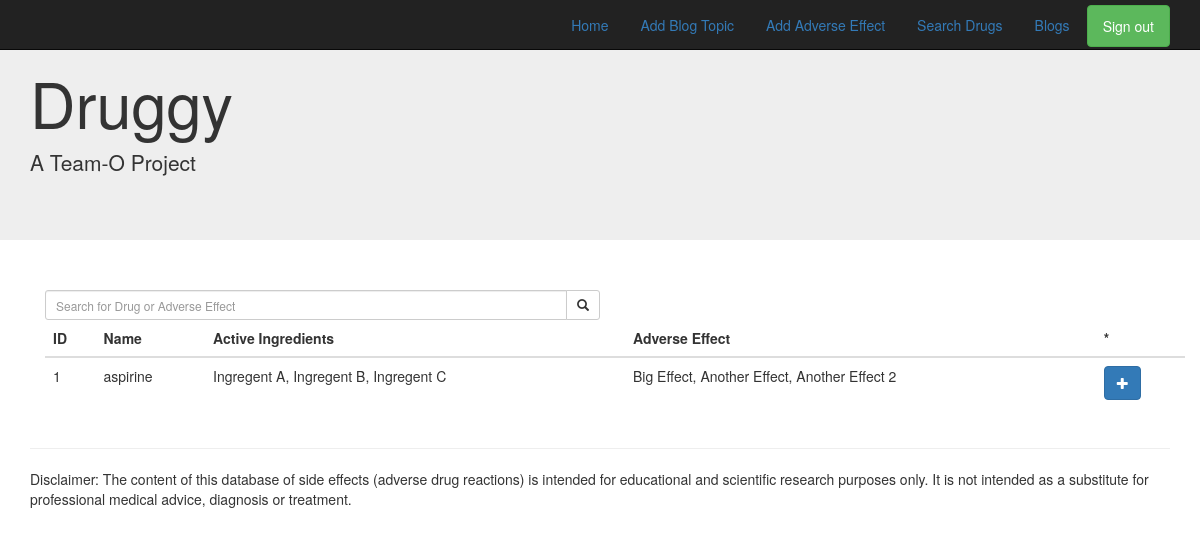
Screenshot of /drug/list/ (signed in) with the database file from the repository.
### adverse_effects/models.py (models this page shows, shortened)
class Drug(models.Model):
    drugname = models.CharField(max_length=50)
    activeingredients = models.ManyToManyField(ActiveIngredient, default=None, blank=True)

class ActiveIngredient(models.Model):
    name = models.CharField(max_length=120)
    def __str__(self):
        return format(self.name)

class AdverseEffect(models.Model):
    drug = models.ForeignKey(Drug, on_delete=models.CASCADE)
    name = models.CharField(max_length=50)
    bodypart = models.ForeignKey(BodyPart, on_delete=models.CASCADE)
    user = models.ForeignKey(settings.AUTH_USER_MODEL, on_delete=models.CASCADE)
    def __str__(self):
        return format(self.name)

### adverse_effects/views.py (the view)
# urls.py: url(r'^drug/list/$', views.drug_details, name='drug-list'),
@login_required
def drug_details(request, id=None):
    if id:
        context = [Drug.objects.filter(id=id)]
    else:
        context = Drug.objects.all()
    q = request.GET.get('q', None)
    if q:
        context = context.filter(Q(drugname__icontains=q) | Q(adverseeffect__name__contains=q)).distinct()
    return render(request, 'adverse_effects/drug_list.html', context={'context': context, 'q': q})

### adverse_effects/templates/adverse_effects/drug_list.html
{% extends 'adverse_effects/base.html' %}
{% load i18n static bootstrap %}
{% block content %}
    <br>
    <div class="container">
        <div class="row">
            <div class="col-sm-6">
                <form action="" method="GET" id="search-form">{% csrf_token %}
                    <div class="input-group input-group-sm">
                        <input type="text" class="form-control" id="search-query" name="q" value="{{ q|default:'' }}" placeholder="Search for Drug or Adverse Effect">
                        <span class="input-group-btn">
                            <button class="btn btn-default" type="submit" id="search-button"><i class="glyphicon glyphicon-search"></i> </button>
                        </span>
                    </div>
                </form>
            </div>
        </div>
            <table class="table" id="brand-table">
                <thead>
                    <tr>
                        <th>ID</th>
                        <th>Name</th>
                        <th>Active Ingredients</th>
                        <th>Adverse Effect</th>
                        <th>*</th>
                    </tr>
                </thead>
                <tbody>
                    {% for data in context %}
                        <tr>
                            <td>{{ data.id}}</td>
                            <td>{{ data.drugname }}</td>
                            <td>{{ data.activeingredients.all|join:", "  }}</td>
                            <td>{{ data.adverseeffect_set.all|join:", "  }}</td>
                            <td><a href="{% url 'core:adverse-effect-add' data.id %}" title="Add Adverse Effect" class="btn btn-primary" ><i class="fa fa-plus"></i> </a></td>
                        </tr>
                    {% endfor %}
                </tbody>
            </table>
    </div>
{% endblock %}

### rows the page displays
Drug: id "1", drugname "aspirine", activeingredients.all "Ingregent A, Ingregent B, Ingregent C", adverseeffect_set.all "Big Effect, Another Effect, Another Effect 2"
